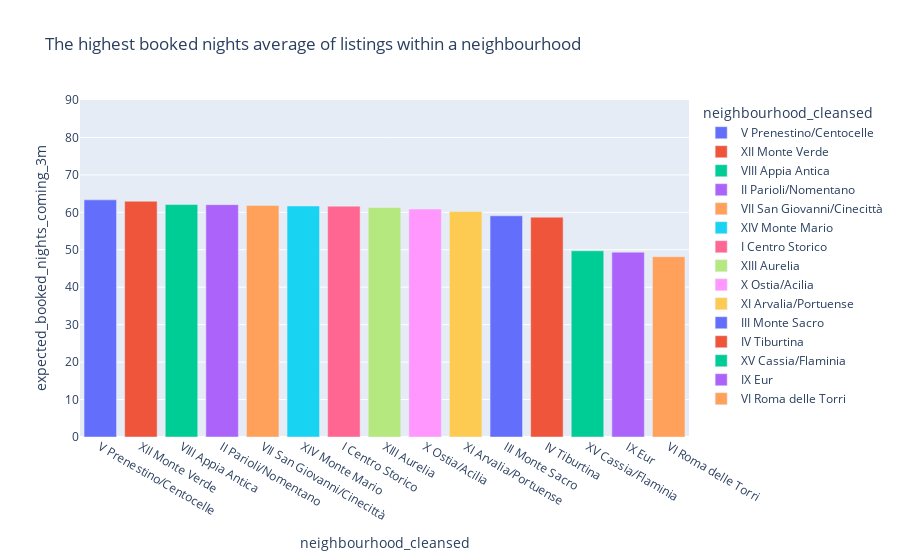

The notebook cell this image was saved under:
### Markdown cell above
#### what neighbourhoods have highest averege of booked nights over the next 3 month ?

### Code cell
temp=romeListings.groupby("neighbourhood_cleansed")["expected_booked_nights_coming_3m"].mean().sort_values(ascending=False).head(50).reset_index()
fig = px.bar(temp,x = "neighbourhood_cleansed", y = "expected_booked_nights_coming_3m", title = "The highest booked nights average of listings within a neighbourhood",color="neighbourhood_cleansed", labels={
	"y": "Booked nights (next 3 months)",
	"x": "Neighbourhood"
},range_y=[0,90])
fig.show()

### Figure 1 — Plotly figure (JSON) as saved in the notebook; plotly's stock layout.template omitted (floating-point values rounded to 4 significant figures)
{"data": [{"alignmentgroup": "True", "hovertemplate": "neighbourhood_cleansed=%{x}<br>expected_booked_nights_coming_3m=%{y}<extra></extra>", "legendgroup": "V Prenestino/Centocelle", "marker": {"color": "#636efa", "pattern": {"shape": ""}}, "name": "V Prenestino/Centocelle", "offsetgroup": "V Prenestino/Centocelle", "orientation": "v", "showlegend": true, "textposition": "auto", "type": "bar", "x": ["V Prenestino/Centocelle"], "xaxis": "x", "y": [63.33], "yaxis": "y"}, {"alignmentgroup": "True", "hovertemplate": "neighbourhood_cleansed=%{x}<br>expected_booked_nights_coming_3m=%{y}<extra></extra>", "legendgroup": "XII Monte Verde", "marker": {"color": "#EF553B", "pattern": {"shape": ""}}, "name": "XII Monte Verde", "offsetgroup": "XII Monte Verde", "orientation": "v", "showlegend": true, "textposition": "auto", "type": "bar", "x": ["XII Monte Verde"], "xaxis": "x", "y": [62.97], "yaxis": "y"}, {"alignmentgroup": "True", "hovertemplate": "neighbourhood_cleansed=%{x}<br>expected_booked_nights_coming_3m=%{y}<extra></extra>", "legendgroup": "VIII Appia Antica", "marker": {"color": "#00cc96", "pattern": {"shape": ""}}, "name": "VIII Appia Antica", "offsetgroup": "VIII Appia Antica", "orientation": "v", "showlegend": true, "textposition": "auto", "type": "bar", "x": ["VIII Appia Antica"], "xaxis": "x", "y": [62.08], "yaxis": "y"}, {"alignmentgroup": "True", "hovertemplate": "neighbourhood_cleansed=%{x}<br>expected_booked_nights_coming_3m=%{y}<extra></extra>", "legendgroup": "II Parioli/Nomentano", "marker": {"color": "#ab63fa", "pattern": {"shape": ""}}, "name": "II Parioli/Nomentano", "offsetgroup": "II Parioli/Nomentano", "orientation": "v", "showlegend": true, "textposition": "auto", "type": "bar", "x": ["II Parioli/Nomentano"], "xaxis": "x", "y": [62.06], "yaxis": "y"}, {"alignmentgroup": "True", "hovertemplate": "neighbourhood_cleansed=%{x}<br>expected_booked_nights_coming_3m=%{y}<extra></extra>", "legendgroup": "VII San Giovanni/Cinecittà", "marker": {"color": "#FFA15A", "pattern": {"shape": ""}}, "name": "VII San Giovanni/Cinecittà", "offsetgroup": "VII San Giovanni/Cinecittà", "orientation": "v", "showlegend": true, "textposition": "auto", "type": "bar", "x": ["VII San Giovanni/Cinecittà"], "xaxis": "x", "y": [61.85], "yaxis": "y"}, {"alignmentgroup": "True", "hovertemplate": "neighbourhood_cleansed=%{x}<br>expected_booked_nights_coming_3m=%{y}<extra></extra>", "legendgroup": "XIV Monte Mario", "marker": {"color": "#19d3f3", "pattern": {"shape": ""}}, "name": "XIV Monte Mario", "offsetgroup": "XIV Monte Mario", "orientation": "v", "showlegend": true, "textposition": "auto", "type": "bar", "x": ["XIV Monte Mario"], "xaxis": "x", "y": [61.69], "yaxis": "y"}, {"alignmentgroup": "True", "hovertemplate": "neighbourhood_cleansed=%{x}<br>expected_booked_nights_coming_3m=%{y}<extra></extra>", "legendgroup": "I Centro Storico", "marker": {"color": "#FF6692", "pattern": {"shape": ""}}, "name": "I Centro Storico", "offsetgroup": "I Centro Storico", "orientation": "v", "showlegend": true, "textposition": "auto", "type": "bar", "x": ["I Centro Storico"], "xaxis": "x", "y": [61.66], "yaxis": "y"}, {"alignmentgroup": "True", "hovertemplate": "neighbourhood_cleansed=%{x}<br>expected_booked_nights_coming_3m=%{y}<extra></extra>", "legendgroup": "XIII Aurelia", "marker": {"color": "#B6E880", "pattern": {"shape": ""}}, "name": "XIII Aurelia", "offsetgroup": "XIII Aurelia", "orientation": "v", "showlegend": true, "textposition": "auto", "type": "bar", "x": ["XIII Aurelia"], "xaxis": "x", "y": [61.3], "yaxis": "y"}, {"alignmentgroup": "True", "hovertemplate": "neighbourhood_cleansed=%{x}<br>expected_booked_nights_coming_3m=%{y}<extra></extra>", "legendgroup": "X Ostia/Acilia", "marker": {"color": "#FF97FF", "pattern": {"shape": ""}}, "name": "X Ostia/Acilia", "offsetgroup": "X Ostia/Acilia", "orientation": "v", "showlegend": true, "textposition": "auto", "type": "bar", "x": ["X Ostia/Acilia"], "xaxis": "x", "y": [60.88], "yaxis": "y"}, {"alignmentgroup": "True", "hovertemplate": "neighbourhood_cleansed=%{x}<br>expected_booked_nights_coming_3m=%{y}<extra></extra>", "legendgroup": "XI Arvalia/Portuense", "marker": {"color": "#FECB52", "pattern": {"shape": ""}}, "name": "XI Arvalia/Portuense", "offsetgroup": "XI Arvalia/Portuense", "orientation": "v", "showlegend": true, "textposition": "auto", "type": "bar", "x": ["XI Arvalia/Portuense"], "xaxis": "x", "y": [60.23], "yaxis": "y"}, {"alignmentgroup": "True", "hovertemplate": "neighbourhood_cleansed=%{x}<br>expected_booked_nights_coming_3m=%{y}<extra></extra>", "legendgroup": "III Monte Sacro", "marker": {"color": "#636efa", "pattern": {"shape": ""}}, "name": "III Monte Sacro", "offsetgroup": "III Monte Sacro", "orientation": "v", "showlegend": true, "textposition": "auto", "type": "bar", "x": ["III Monte Sacro"], "xaxis": "x", "y": [59.07], "yaxis": "y"}, {"alignmentgroup": "True", "hovertemplate": "neighbourhood_cleansed=%{x}<br>expected_booked_nights_coming_3m=%{y}<extra></extra>", "legendgroup": "IV Tiburtina", "marker": {"color": "#EF553B", "pattern": {"shape": ""}}, "name": "IV Tiburtina", "offsetgroup": "IV Tiburtina", "orientation": "v", "showlegend": true, "textposition": "auto", "type": "bar", "x": ["IV Tiburtina"], "xaxis": "x", "y": [58.71], "yaxis": "y"}, {"alignmentgroup": "True", "hovertemplate": "neighbourhood_cleansed=%{x}<br>expected_booked_nights_coming_3m=%{y}<extra></extra>", "legendgroup": "XV Cassia/Flaminia", "marker": {"color": "#00cc96", "pattern": {"shape": ""}}, "name": "XV Cassia/Flaminia", "offsetgroup": "XV Cassia/Flaminia", "orientation": "v", "showlegend": true, "textposition": "auto", "type": "bar", "x": ["XV Cassia/Flaminia"], "xaxis": "x", "y": [49.73], "yaxis": "y"}, {"alignmentgroup": "True", "hovertemplate": "neighbourhood_cleansed=%{x}<br>expected_booked_nights_coming_3m=%{y}<extra></extra>", "legendgroup": "IX Eur", "marker": {"color": "#ab63fa", "pattern": {"shape": ""}}, "name": "IX Eur", "offsetgroup": "IX Eur", "orientation": "v", "showlegend": true, "textposition": "auto", "type": "bar", "x": ["IX Eur"], "xaxis": "x", "y": [49.36], "yaxis": "y"}, {"alignmentgroup": "True", "hovertemplate": "neighbourhood_cleansed=%{x}<br>expected_booked_nights_coming_3m=%{y}<extra></extra>", "legendgroup": "VI Roma delle Torri", "marker": {"color": "#FFA15A", "pattern": {"shape": ""}}, "name": "VI Roma delle Torri", "offsetgroup": "VI Roma delle Torri", "orientation": "v", "showlegend": true, "textposition": "auto", "type": "bar", "x": ["VI Roma delle Torri"], "xaxis": "x", "y": [48.16], "yaxis": "y"}], "layout": {"barmode": "relative", "legend": {"title": {"text": "neighbourhood_cleansed"}, "tracegroupgap": 0}, "title": {"text": "The highest booked nights average of listings within a neighbourhood"}, "xaxis": {"anchor": "y", "categoryarray": ["V Prenestino/Centocelle", "XII Monte Verde", "VIII Appia Antica", "II Parioli/Nomentano", "VII San Giovanni/Cinecittà", "XIV Monte Mario", "I Centro Storico", "XIII Aurelia", "X Ostia/Acilia", "XI Arvalia/Portuense", "III Monte Sacro", "IV Tiburtina", "XV Cassia/Flaminia", "IX Eur", "VI Roma delle Torri"], "categoryorder": "array", "domain": [0, 1], "title": {"text": "neighbourhood_cleansed"}}, "yaxis": {"anchor": "x", "domain": [0, 1], "range": [0, 90], "title": {"text": "expected_booked_nights_coming_3m"}}}}
